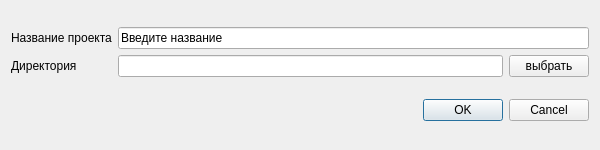
<?xml version="1.0" encoding="UTF-8"?>
<ui version="4.0">
 <class>DialogProject</class>
 <widget class="QDialog" name="DialogProject">
  <property name="geometry">
   <rect>
    <x>0</x>
    <y>0</y>
    <width>600</width>
    <height>150</height>
   </rect>
  </property>
  <property name="windowTitle">
   <string>Создание проекта</string>
  </property>
  <property name="layoutDirection">
   <enum>Qt::LeftToRight</enum>
  </property>
  <property name="modal">
   <bool>true</bool>
  </property>
  <layout class="QVBoxLayout" name="verticalLayout">
   <item>
    <layout class="QGridLayout" name="gridLayout">
     <item row="1" column="0">
      <widget class="QLabel" name="dirLabel">
       <property name="text">
        <string>Директория</string>
       </property>
      </widget>
     </item>
     <item row="1" column="1">
      <widget class="QLineEdit" name="dirEdit"/>
     </item>
     <item row="1" column="2">
      <widget class="QPushButton" name="browseButton">
       <property name="text">
        <string>выбрать</string>
       </property>
      </widget>
     </item>
     <item row="0" column="0">
      <widget class="QLabel" name="nameLabel">
       <property name="text">
        <string>Название проекта</string>
       </property>
      </widget>
     </item>
     <item row="0" column="1" colspan="2">
      <widget class="QLineEdit" name="nameEdit">
       <property name="text">
        <string>Введите название</string>
       </property>
      </widget>
     </item>
    </layout>
   </item>
   <item>
    <widget class="QDialogButtonBox" name="buttonBox">
     <property name="orientation">
      <enum>Qt::Horizontal</enum>
     </property>
     <property name="standardButtons">
      <set>QDialogButtonBox::Cancel|QDialogButtonBox::Ok</set>
     </property>
    </widget>
   </item>
  </layout>
 </widget>
 <resources/>
 <connections>
  <connection>
   <sender>buttonBox</sender>
   <signal>accepted()</signal>
   <receiver>DialogProject</receiver>
   <slot>accept()</slot>
   <hints>
    <hint type="sourcelabel">
     <x>248</x>
     <y>254</y>
    </hint>
    <hint type="destinationlabel">
     <x>157</x>
     <y>274</y>
    </hint>
   </hints>
  </connection>
  <connection>
   <sender>buttonBox</sender>
   <signal>rejected()</signal>
   <receiver>DialogProject</receiver>
   <slot>reject()</slot>
   <hints>
    <hint type="sourcelabel">
     <x>316</x>
     <y>260</y>
    </hint>
    <hint type="destinationlabel">
     <x>286</x>
     <y>274</y>
    </hint>
   </hints>
  </connection>
 </connections>
</ui>
